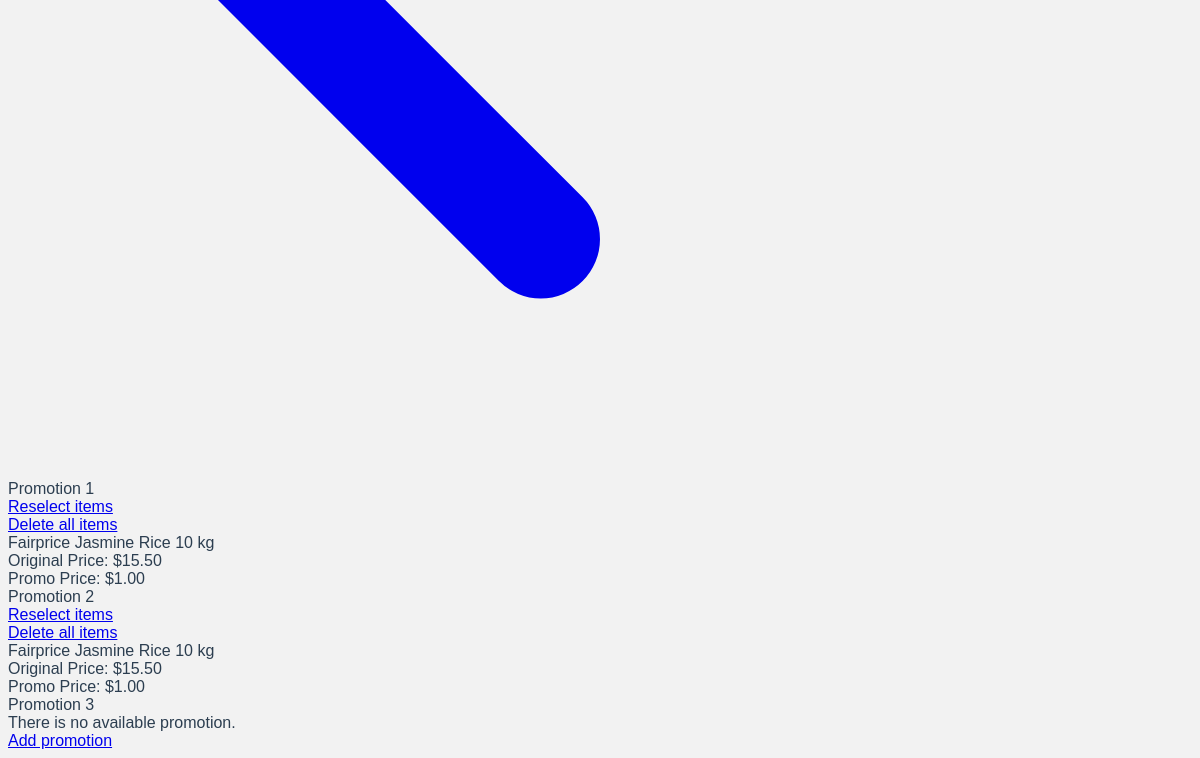
The page /viewpromotion (signed in, lower part) on the database as committed earlier.
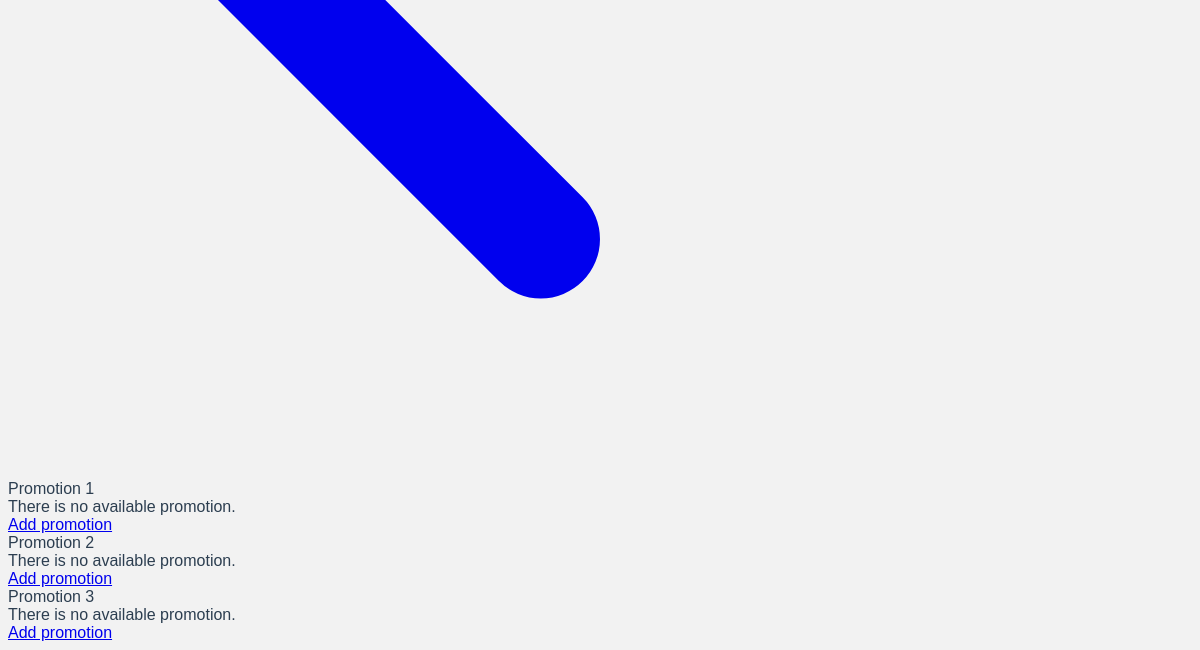
The same page on the database as committed later.
### app/main.py (models this page shows)
class Record_Of_Items(db.Model):
    __tablename__ = 'record_of_items'
    id = db.Column(db.Integer,primary_key = True)
    name = db.Column(db.String(200),default = '-')
    info = db.Column(db.String(200),default = '-')
    price = db.Column(db.Integer,default = '-')
    cat = db.Column(db.String(200),default = '-')
    image = db.Column(db.String(200),default = '')
    quantifier = db.Column(db.String(200),default='')
    promo_items = db.relationship('Promo_Items', backref="item")
    cart_items = db.relationship('Cart_Items', backref="item")

class Promo_Items(db.Model):
    __tablename__ = 'promo_items'
    id = db.Column(db.Integer, primary_key=True)
    itemID = db.Column(db.Integer, db.ForeignKey('record_of_items.id'))
    promo_no = db.Column(db.Integer,default = '-')
    promo_price = db.Column(db.Integer,default = '-')

### app/main.py (the view)
@app.route('/viewpromotion', methods=['POST', 'GET'])
def viewpromotion():
        if request.method == 'GET':
            promo_dis1 = db.session.query(Record_Of_Items,Promo_Items)\
                .filter(Promo_Items.promo_no == 1)\
                .filter(Record_Of_Items.id == Promo_Items.itemID)
            promo_dis2 = db.session.query(Record_Of_Items,Promo_Items)\
                .filter(Promo_Items.promo_no == 2)\
                .filter(Record_Of_Items.id == Promo_Items.itemID)
            promo_dis3 = db.session.query(Record_Of_Items,Promo_Items)\
                .filter(Promo_Items.promo_no == 3)\
                .filter(Record_Of_Items.id == Promo_Items.itemID)
            if 'admin' in session:
                return render_template('viewpromotion.html',promo_dis1= promo_dis1,\
                    promo_dis2= promo_dis2, promo_dis3=promo_dis3)
            elif 'teacher' in session:
                teacher = db.session.query(TrAcc).filter_by(name = session['teacher']).first()
                return render_template('teacherpromo.html', current_promo = teacher.promo_state, promo_dis1= promo_dis1,\
                    promo_dis2= promo_dis2, promo_dis3=promo_dis3)

### app/templates/viewpromotion.html (shortened to what the changed rows need)
<!DOCTYPE html>
<html>
<head>
    <link rel="stylesheet" href="https://unpkg.com/@zaydek/duomo@0.7.1/dist/production-full.css">
</head>
<body>
    <div class="container py-28">
        <div class="vstack md:hstack md:space-28 h-auto">
            <div id="example-1" class=" vstack space-28">
                <div class="vstack bg-gray-200 p-28 space-28 align-start rounded-28 mx-8">
                  <div class="hstack w-full space-12">
                    {% if promo_dis1.count() != 0 %}
                        <a href="{{url_for('setPromoNo', promo_no=1)}}" class="vstack">
                            <div class="bg-white shadow shadow-md p-16">Reselect items</div>
                        </a>
                        <a href="{{url_for('promodelete', promoid=1)}}" class="vstack">
                            <div class="bg-red-500 shadow shadow-md p-16 color-white">Delete all items</div>
                        </a>
                        {% endif %}
                  </div>
                    <div class="align-self-stretch grid grid-cols-1 sm:grid-cols-1 md:grid-cols-2 lg:grid-cols-4 gap-8">
                        {% if promo_dis1.count() == 0 %}
                        <div class="vstack align-start space-12">
                          <div class="text-20">There is no available promotion.</div>
                          <a href="{{url_for('setPromoNo', promo_no=1)}}" class="bg-white shadow shadow-md p-16">Add promotion</a>
                        </div>
                        {% else %}
                        {% for item in promo_dis1 %}
                        <div class="vstack space-8 align-start w-full md:w-full h-224 md:h-288 bg-white shadow shadow-md p-16">
                            <div class="text-20">{{item[0].name}}</div>
                            <div class="text-14">Original Price: {{"$%.2f"|format(item[0].price)}}</div>
                            <div class="text-14">Promo Price: {{"$%.2f"|format(item[1].promo_price)}}</div>
                        </div>
                        {% endfor %}
                        {% endif %}
                    </div>
                </div>
            </div>
        </div>
    </div>
    <div class="container py-28">
        <div class="vstack md:hstack md:space-28 h-auto">
            <div id="example-1" class=" vstack space-28">
                <div class="vstack bg-gray-200 p-28 space-28 align-start rounded-28 mx-8">
                  <div class="hstack w-full space-12">
                    {% if promo_dis2.count() != 0 %}
                        <a href="{{url_for('setPromoNo', promo_no=2)}}" class="vstack">
                            <div class="bg-white shadow shadow-md p-16">Reselect items</div>
                        </a>
                        <a href="{{url_for('promodelete', promoid=2)}}" class="vstack">
                            <div class="bg-red-500 shadow shadow-md p-16 color-white">Delete all items</div>
                        </a>
                        {% endif %}
                  </div>
                    <div class="align-self-stretch grid grid-cols-1 sm:grid-cols-1 md:grid-cols-2 lg:grid-cols-4 gap-8">
                        {% if promo_dis2.count() == 0 %}
                        <div class="vstack align-start space-12">
                          <div class="text-20">There is no available promotion.</div>
                          <a href="{{url_for('setPromoNo', promo_no=2)}}" class="bg-white shadow shadow-md p-16">Add promotion</a>
                        </div>
                        {% else %}
                        {% for item in promo_dis2 %}
                        <div class="vstack space-8 align-start w-full md:w-full h-224 md:h-288 bg-white shadow shadow-md p-16">
                            <div class="text-20">{{item[0].name}}</div>
                            <div class="text-14">Original Price: {{"$%.2f"|format(item[0].price)}}</div>
                            <div class="text-14">Promo Price: {{"$%.2f"|format(item[1].promo_price)}}</div>
                        </div>
                        {% endfor %}
                        {% endif %}
                    </div>
                </div>
            </div>
        </div>
    </div>
</body>
</html>

Rows that differ between the two databases and show on the page:
no longer on this page (row unchanged): Record_Of_Items: name "Fairprice Jasmine Rice 10 kg", price "$15.50"
removed Promo_Items: promo_price "$1.00"
removed Promo_Items: promo_price "$1.00"
Other text that changed with them:
text no longer shown: "Reselect items Delete all items Reselect items Delete all items"
text now shown: "There is no available promotion. Add promotion There is no available promotion. Add promotion"
